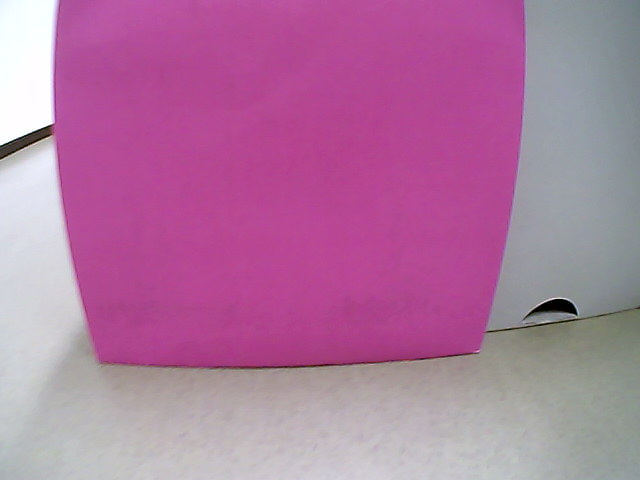
#> input picture pic/00000000.png, 640 x 480 px, given in place of the camera
$ python patio2_test1_5_contour1.py   (Python 2 division)   (older library calls are emulated)
#> lines starting #> are read from the running program, lines starting #| are printed output that depends on the picture; after the words box and inside, x2 and y2 are one past the last pixel; in counts of white or black regions, pixels touching at a corner belong together
import cv2
import numpy as np
# 1280

cap = cv2.VideoCapture(0)


while (1):
    ret, frame = cap.read()
#> frame is the input picture: shape (480, 640, 3); mean B, G, R 159.3, 119.1, 176.2
    hsv = cv2.cvtColor(frame, cv2.COLOR_BGR2HSV)
#> hsv: shape (480, 640, 3); mean H, S, V 129.6, 88.3, 178.8
    lower_color = np.array([145, 45, 150])
    upper_color = np.array([180, 255, 255])
    mask = cv2.inRange(hsv, lower_color, upper_color)
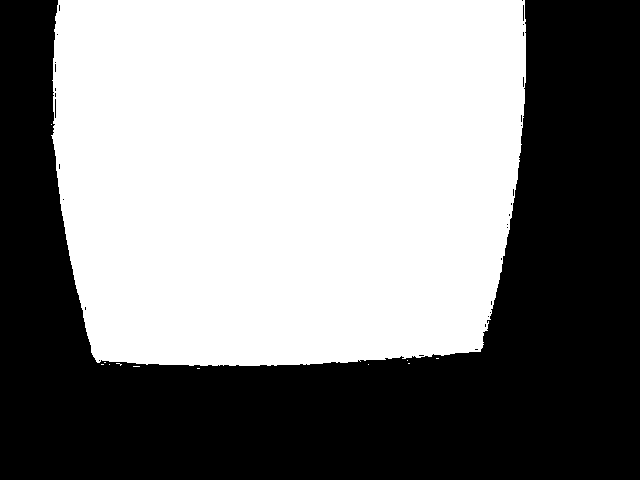
#> mask: shape (480, 640); 52.7% white; 31 black regions (30 under 20 px), largest, box (x1, y1, x2, y2) and area: (0, 0, 640, 480) 145216

    thresh = cv2.adaptiveThreshold(mask, 255, cv2.ADAPTIVE_THRESH_MEAN_C,cv2.THRESH_BINARY, 11, 2)
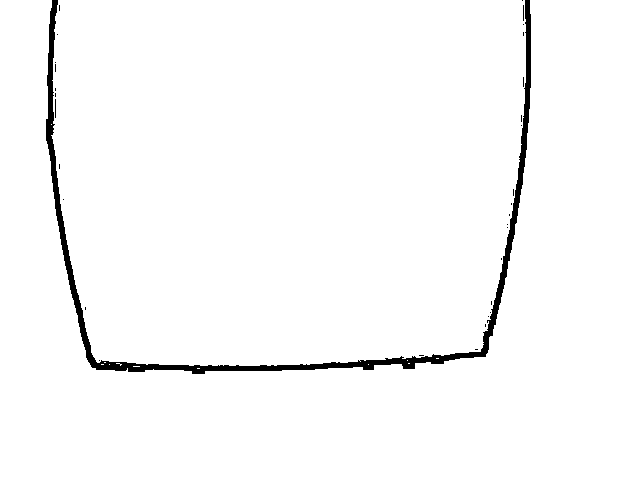
#> thresh: shape (480, 640); 97.8% white; 31 black regions (30 under 20 px)

    image, contours, hierarchy = cv2.findContours(thresh, cv2.RETR_TREE, cv2.CHAIN_APPROX_SIMPLE)
#> contours = 42 contours, 37 with area under 20; largest, box (x1, y1, x2, y2) and area: (51, 0, 526, 366) 161157, (0, 0, 640, 480) 137136, (54, 98, 57, 119) 38, (522, 4, 525, 22) 32, (522, 76, 525, 88) 20
    img = cv2.drawContours(mask, contours, -1, (0, 255, 0), 3)
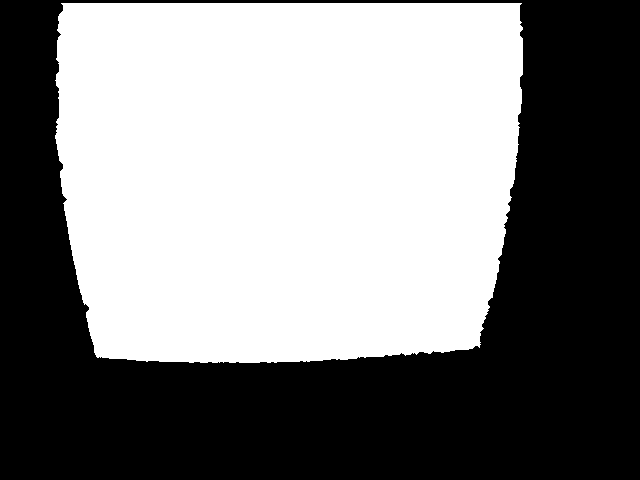
#> img: shape (480, 640); 51% white; 1 black region, box (x1, y1, x2, y2) and area: (0, 0, 640, 480) 150411
    cv2.imshow('img', img)

    M = []
    cx = 0
    cxi = []
    total_area = []

    for i in range(0, len(contours)):
        M.append(cv2.moments(contours[i]))
#> this loop made 42 passes
#> after the loop, M = 42 items

    for i in range(0, len(contours)):
        if M[i]['m00'] != 0:
            total_area.append(cv2.contourArea(contours[i]))
        else:
            total_area.append(0)
#> after the loop, total_area = 42 values, max 161157 at index 11, min 0 at index 0, mean 7108.1
    total_area.sort(reverse=True)
    area_max = total_area[0]
#> area_max = 161157
    total_area.pop(0)
    total_area_n = sum(total_area)
#> total_area_n = 137383

    for i in range(0, len(contours)):
        if M[i]['m00'] != 0:
            if cv2.contourArea(contours[i]) == area_max:
                continue
            else:
                cxi.append(int(M[i]['m10'] / M[i]['m00'] * cv2.contourArea(contours[i]) / total_area_n))
        else:
            cxi.append(0)
#> after the loop, cxi = 41 values from 0 to 359

    for i in range(0, len(cxi)):
        cx = cxi[i] + cx
#> this loop made 41 passes
#> cx on passes 1 to 12: 0, 0, 0, 0, 0, 0, 0, 0, 0, 0, 0, 0
#> after the loop, cx = 359

    k = cv2.waitKey(5) & 0xFF
#> (key Esc is pressed here)
    if k == 27:
        break

    picture_size = mask.shape

    error_percent = 0.05  # 1%

    left_boundary = picture_size[1] / 2 - picture_size[1] * error_percent
    right_boundary = picture_size[1] / 2 + picture_size[1] * error_percent

    print picture_size[1]
    print cx
    print left_boundary
    print right_boundary

    if left_boundary <= cx <= right_boundary:
        # pass
        print 'middle'
    if cx < left_boundary:
        # turn left
        # pass
        print 'need to turn left'
    if cx > right_boundary:
        # turn right
        # pass
        print 'need to turn right'

    if total_area_n > 100000:
        print 'need to stop'

    print "end\n"
cv2.destroyAllWindows()
